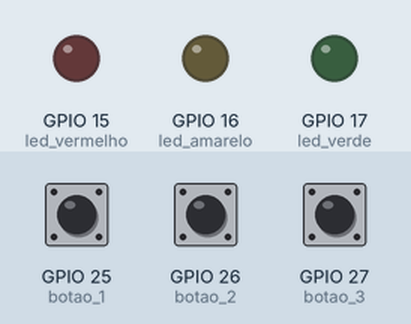
Simulated run of this program. Board: ESP32 board running MicroPython. On the bench: output pins drawn as LEDs (lit = HIGH). Wiring (from the project's diagram.json): red LED on GPIO 15, yellow LED on GPIO 16, green LED on GPIO 17, green button 1 on GPIO 25, blue button on GPIO 26, yellow button on GPIO 27. The test bench sets the inputs (shaded band); at power-on: GPIO 27 (botao_3) HIGH, GPIO 25 (botao_1) HIGH, GPIO 26 (botao_2) HIGH.

Above: at 1.2 s.
1.3 s: GPIO 27 (botao_3) pulled LOW for 0.15 s
At 1.38 s:
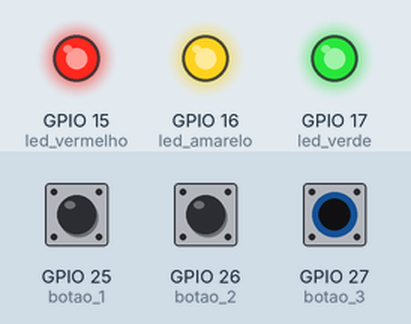
2.9 s: GPIO 27 (botao_3) pulled LOW for 3.2 s
At 6.4 s:
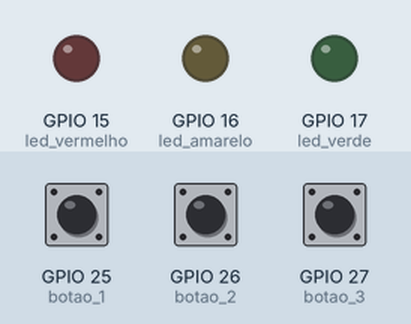
Timing chart, 0 to 7.9 s (numbered marks = the images above; inputs shaded):
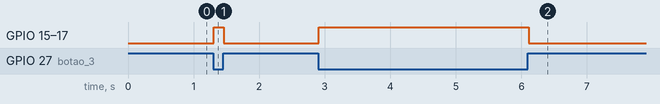

Measured:
- after the input at 1.3 s, GPIO 15 (led_vermelho), GPIO 16 (led_amarelo), GPIO 17 (led_verde): LOW → HIGH at once, → LOW 0.15 s later
- after the input at 2.9 s, GPIO 15 (led_vermelho), GPIO 16 (led_amarelo), GPIO 17 (led_verde): LOW → HIGH at once, → LOW 3.2 s later

The program:

main.py
```python
from machine import Pin  # Importa controle de pinos digitais (Pin)
import time              # Importa biblioteca de tempo (para delay))

# configuração de saidas dos pinos  (Leds)
led_vermelho = Pin(15, Pin.OUT)
led_amarelo  = Pin(16, Pin.OUT)
led_verde    = Pin(17, Pin.OUT)

# configuração de entradas (Botoes Push buttons)
botao_1 = Pin(25, Pin.IN, Pin.PULL_UP)
botao_2 = Pin(26, Pin.IN, Pin.PULL_UP)
botao_3 = Pin(27, Pin.IN, Pin.PULL_UP)

# Como usamos Pull-Up, a lógica é invertida:
# 0 = Pressionado (GND)
# 1 = Solto (3.3V)

# Leitura do Estado de um loop infinito
while True:
    # condição1 : se o Botão1(Verde) pressionado o led Verde acende
    estado = botao_1.value()
    if estado == 0:
        led_verde.on()
    else:
        led_verde.off()

    # condição2: se o Botão2(Azul) pressionado o led Verde e o led Amarelo acendem
    estado = botao_2.value()
    if estado == 0:
        led_verde.on()
        led_amarelo.on()
    else:
        led_verde.off()
        led_amarelo.off()

    # condição3: se o Botão3(Amarelo) pressionado acendem todos os Leds
    estado = botao_3.value()
    if estado == 0:
        led_verde.on()
        led_amarelo.on()
        led_vermelho.on()
    else:
        led_verde.off()
        led_amarelo.off()
        led_vermelho.off()
    # Pequena pausa para não sobrecarregar a CPU
    time.sleep(0.01)
```
